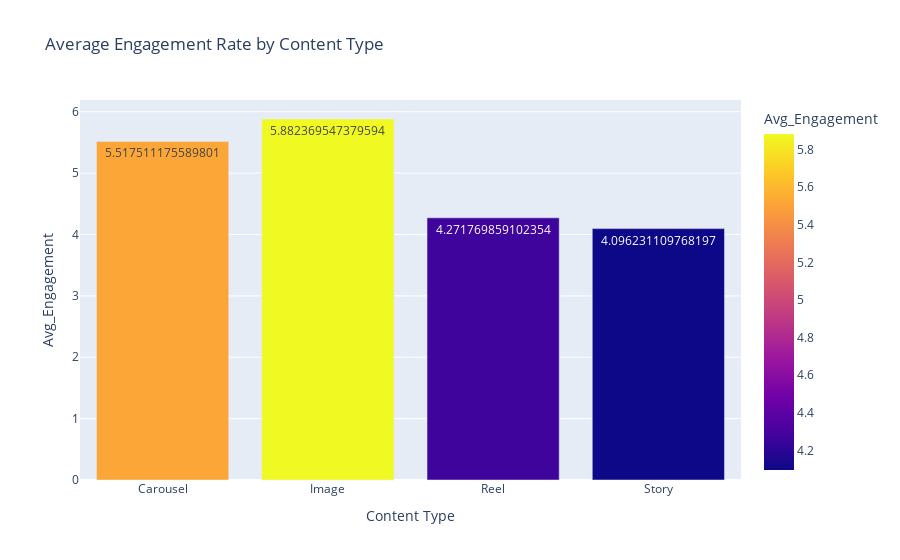

The code cell stored with this chart in its notebook:
### Markdown cell above
Plot: Avg. Engagement Rate by Content Type

### Code cell
import plotly.express as px

fig2 = px.bar(
    engagement_by_type,
    x='Content Type',
    y='Avg_Engagement',
    title='Average Engagement Rate by Content Type',
    text='Avg_Engagement',
    color='Avg_Engagement'
)
fig2.show()

### Figure 1 — Plotly figure (JSON) as saved in the notebook; plotly's stock layout.template omitted (floating-point values rounded to 4 significant figures)
{"data": [{"hovertemplate": "Content Type=%{x}<br>Avg_Engagement=%{marker.color}<extra></extra>", "legendgroup": "", "marker": {"color": [5.518, 5.882, 4.272, 4.096], "coloraxis": "coloraxis", "pattern": {"shape": ""}}, "name": "", "orientation": "v", "showlegend": false, "text": [5.518, 5.882, 4.272, 4.096], "textposition": "auto", "type": "bar", "x": ["Carousel", "Image", "Reel", "Story"], "xaxis": "x", "y": [5.518, 5.882, 4.272, 4.096], "yaxis": "y"}], "layout": {"barmode": "relative", "coloraxis": {"colorbar": {"title": {"text": "Avg_Engagement"}}, "colorscale": [[0, "#0d0887"], [0.1111, "#46039f"], [0.2222, "#7201a8"], [0.3333, "#9c179e"], [0.4444, "#bd3786"], [0.5556, "#d8576b"], [0.6667, "#ed7953"], [0.7778, "#fb9f3a"], [0.8889, "#fdca26"], [1, "#f0f921"]]}, "legend": {"tracegroupgap": 0}, "title": {"text": "Average Engagement Rate by Content Type"}, "xaxis": {"anchor": "y", "domain": [0, 1], "title": {"text": "Content Type"}}, "yaxis": {"anchor": "x", "domain": [0, 1], "title": {"text": "Avg_Engagement"}}}}
